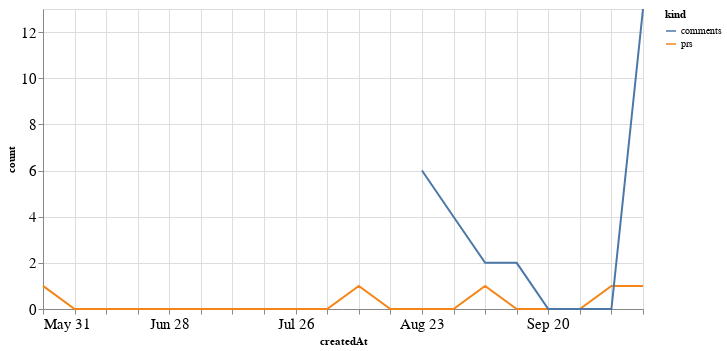

Notebook code for this chart:
### Code cell
alt.Chart(total_time, width=600).mark_line().encode(
    x='createdAt',
    y='count',
    color='kind'
)

### Figure 1 — Vega-Lite specification as saved in the notebook (floating-point values rounded to 4 significant figures)
{"config": {"axisLeft": {"labelFontSize": 15}, "axisBottom": {"labelFontSize": 15}}, "data": {"name": "data-f0e85d90fff03feffd5b0e0e0b725a31"}, "mark": "line", "encoding": {"color": {"type": "nominal", "field": "kind"}, "x": {"type": "temporal", "field": "createdAt"}, "y": {"type": "quantitative", "field": "count"}}, "width": 600, "$schema": "https://vega.github.io/schema/vega-lite/v4.8.1.json", "datasets": {"data-f0e85d90fff03feffd5b0e0e0b725a31": [{"createdAt": "2020-05-31T00:00:00", "kind": "prs", "count": 1.0}, {"createdAt": "2020-06-07T00:00:00", "kind": "prs", "count": 0.0}, {"createdAt": "2020-06-14T00:00:00", "kind": "prs", "count": 0.0}, {"createdAt": "2020-06-21T00:00:00", "kind": "prs", "count": 0.0}, {"createdAt": "2020-06-28T00:00:00", "kind": "prs", "count": 0.0}, {"createdAt": "2020-07-05T00:00:00", "kind": "prs", "count": 0.0}, {"createdAt": "2020-07-12T00:00:00", "kind": "prs", "count": 0.0}, {"createdAt": "2020-07-19T00:00:00", "kind": "prs", "count": 0.0}, {"createdAt": "2020-07-26T00:00:00", "kind": "prs", "count": 0.0}, {"createdAt": "2020-08-02T00:00:00", "kind": "prs", "count": 0.0}, {"createdAt": "2020-08-09T00:00:00", "kind": "prs", "count": 1.0}, {"createdAt": "2020-08-16T00:00:00", "kind": "prs", "count": 0.0}, {"createdAt": "2020-08-23T00:00:00", "kind": "prs", "count": 0.0}, {"createdAt": "2020-08-30T00:00:00", "kind": "prs", "count": 0.0}, {"createdAt": "2020-09-06T00:00:00", "kind": "prs", "count": 1.0}, {"createdAt": "2020-09-13T00:00:00", "kind": "prs", "count": 0.0}, {"createdAt": "2020-09-20T00:00:00", "kind": "prs", "count": 0.0}, {"createdAt": "2020-09-27T00:00:00", "kind": "prs", "count": 0.0}, {"createdAt": "2020-10-04T00:00:00", "kind": "prs", "count": 1.0}, {"createdAt": "2020-10-11T00:00:00", "kind": "prs", "count": 1.0}, {"createdAt": "2020-05-31T00:00:00", "kind": "comments", "count": null}, {"createdAt": "2020-06-07T00:00:00", "kind": "comments", "count": null}, {"createdAt": "2020-06-14T00:00:00", "kind": "comments", "count": null}, {"createdAt": "2020-06-21T00:00:00", "kind": "comments", "count": null}, {"createdAt": "2020-06-28T00:00:00", "kind": "comments", "count": null}, {"createdAt": "2020-07-05T00:00:00", "kind": "comments", "count": null}, {"createdAt": "2020-07-12T00:00:00", "kind": "comments", "count": null}, {"createdAt": "2020-07-19T00:00:00", "kind": "comments", "count": null}, {"createdAt": "2020-07-26T00:00:00", "kind": "comments", "count": null}, {"createdAt": "2020-08-02T00:00:00", "kind": "comments", "count": null}, {"createdAt": "2020-08-09T00:00:00", "kind": "comments", "count": null}, {"createdAt": "2020-08-16T00:00:00", "kind": "comments", "count": null}, {"createdAt": "2020-08-23T00:00:00", "kind": "comments", "count": 6.0}, {"createdAt": "2020-08-30T00:00:00", "kind": "comments", "count": 4.0}, {"createdAt": "2020-09-06T00:00:00", "kind": "comments", "count": 2.0}, {"createdAt": "2020-09-13T00:00:00", "kind": "comments", "count": 2.0}, {"createdAt": "2020-09-20T00:00:00", "kind": "comments", "count": 0.0}, {"createdAt": "2020-09-27T00:00:00", "kind": "comments", "count": 0.0}, {"createdAt": "2020-10-04T00:00:00", "kind": "comments", "count": 0.0}, {"createdAt": "2020-10-11T00:00:00", "kind": "comments", "count": 13.0}]}}
